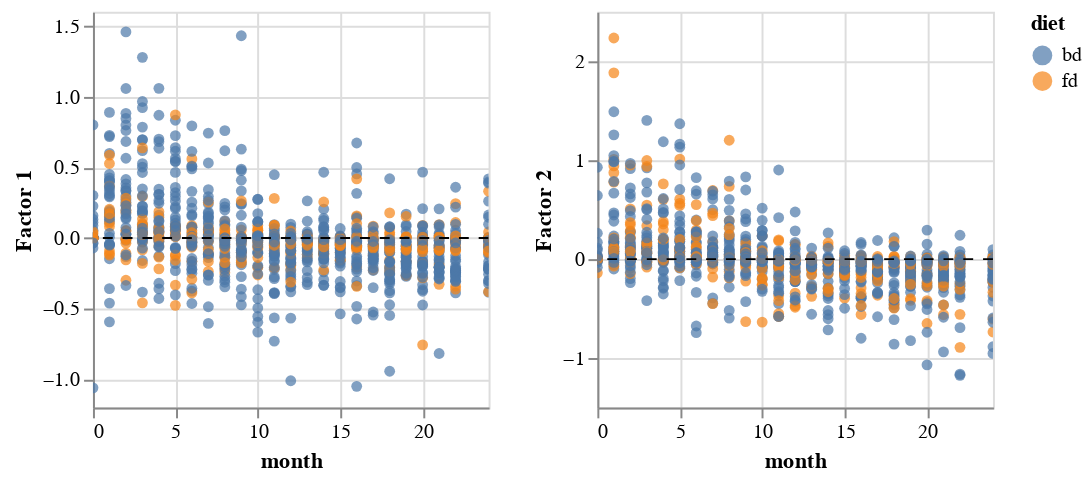

The notebook cell saved with this chart:
### Code cell
plot_factors_covariate_1d(model, covariate="month", color="diet")

### Figure 1 — Vega specification as saved in the notebook (floating-point values rounded to 4 significant figures; data arrays with more than 128 entries replaced by an {"elided": "..."} marker saying what was removed)
{"$schema": "https://vega.github.io/schema/vega/v5.json", "data": [{"name": "param_3_store"}, {"name": "param_4_store"}, {"name": "source_0", "values": {"elided": "1032 records"}}, {"name": "source_1", "values": [{"y": 0}]}, {"name": "source_2", "values": {"elided": "1032 records"}}, {"name": "source_3", "values": [{"y": 0}]}, {"name": "source_0_color_domain_diet_0", "values": [{"diet": "bd"}, {"diet": "fd"}]}, {"name": "source_2_color_domain_diet_1", "values": [{"diet": "bd"}, {"diet": "fd"}]}, {"name": "source_0_concat_0_x_domain_month", "values": [{"min": 0, "max": 24}]}, {"name": "source_2_concat_1_x_domain_month", "values": [{"min": 0, "max": 24}]}], "signals": [{"name": "childWidth", "value": 200}, {"name": "unit", "value": {}, "on": [{"events": "pointermove", "update": "isTuple(group()) ? group() : unit"}]}, {"name": "param_3", "update": "{\"month\": param_3_month, \"Factor 1\": param_3_Factor_1}"}, {"name": "param_3_month"}, {"name": "param_3_Factor_1"}, {"name": "param_4", "update": "{\"month\": param_4_month, \"Factor 2\": param_4_Factor_2}"}, {"name": "param_4_month"}, {"name": "param_4_Factor_2"}], "marks": [{"type": "group", "name": "concat_0_group", "encode": {"update": {"width": {"signal": "childWidth"}, "height": {"signal": "height"}}}, "signals": [{"name": "param_3_month", "on": [{"events": [{"source": "view", "type": "dblclick"}], "update": "null"}, {"events": {"signal": "param_3_translate_delta"}, "update": "panLinear(param_3_translate_anchor.extent_x, -param_3_translate_delta.x / childWidth)"}, {"events": {"signal": "param_3_zoom_delta"}, "update": "zoomLinear(domain(\"concat_0_x\"), param_3_zoom_anchor.x, param_3_zoom_delta)"}], "push": "outer"}, {"name": "param_3_Factor_1", "on": [{"events": [{"source": "view", "type": "dblclick"}], "update": "null"}, {"events": {"signal": "param_3_translate_delta"}, "update": "panLinear(param_3_translate_anchor.extent_y, param_3_translate_delta.y / height)"}, {"events": {"signal": "param_3_zoom_delta"}, "update": "zoomLinear(domain(\"concat_0_y\"), param_3_zoom_anchor.y, param_3_zoom_delta)"}], "push": "outer"}, {"name": "param_3_tuple", "on": [{"events": [{"signal": "param_3_month || param_3_Factor_1"}], "update": "param_3_month && param_3_Factor_1 ? {unit: \"view_3\", fields: param_3_tuple_fields, values: [param_3_month,param_3_Factor_1]} : null"}]}, {"name": "param_3_tuple_fields", "value": [{"field": "month", "channel": "x", "type": "R"}, {"field": "Factor 1", "channel": "y", "type": "R"}]}, {"name": "param_3_translate_anchor", "value": {}, "on": [{"events": [{"source": "scope", "type": "pointerdown"}], "update": "{x: x(unit), y: y(unit), extent_x: domain(\"concat_0_x\"), extent_y: domain(\"concat_0_y\")}"}]}, {"name": "param_3_translate_delta", "value": {}, "on": [{"events": [{"source": "window", "between": [{"source": "scope", "type": "pointerdown"}, {"source": "window", "type": "pointerup"}], "type": "pointermove", "consume": true}], "update": "{x: param_3_translate_anchor.x - x(unit), y: param_3_translate_anchor.y - y(unit)}"}]}, {"name": "param_3_zoom_anchor", "on": [{"events": [{"source": "scope", "type": "wheel", "consume": true}], "update": "{x: invert(\"concat_0_x\", x(unit)), y: invert(\"concat_0_y\", y(unit))}"}]}, {"name": "param_3_zoom_delta", "on": [{"events": [{"source": "scope", "consume": true, "type": "wheel"}], "update": "pow(1.001, event.deltaY * pow(16, event.deltaMode))", "force": true}]}, {"name": "param_3_modify", "on": [{"events": {"signal": "param_3_tuple"}, "update": "modify(\"param_3_store\", param_3_tuple, true)"}]}], "marks": [{"type": "symbol", "name": "view_3_marks", "from": {"data": "source_0"}, "encode": {"update": {"fill": {"field": "diet", "scale": "color"}, "opacity": {"value": 0.7}, "y": {"field": "Factor 1", "scale": "concat_0_y"}, "x": {"field": "month", "scale": "concat_0_x"}}}, "clip": true, "style": ["point"], "interactive": true}, {"type": "rule", "name": "concat_0_layer_1_marks", "from": {"data": "source_1"}, "encode": {"update": {"x": {"field": {"signal": null, "datum": null, "group": "width", "parent": null}}, "strokeDash": {"value": [5, 5]}, "x2": {"value": 0}, "y": {"field": "y", "scale": "concat_0_y"}, "stroke": {"value": "black"}}}, "clip": true, "style": ["rule"], "interactive": false}], "axes": [{"scale": "concat_0_x", "minExtent": 0, "grid": true, "aria": false, "zindex": 0, "domain": false, "maxExtent": 0, "orient": "bottom", "tickCount": {"signal": "ceil(childWidth/40)"}, "ticks": false, "gridScale": "concat_0_y", "labels": false}, {"scale": "concat_0_y", "orient": "left", "gridScale": "concat_0_x", "grid": true, "domain": false, "ticks": false, "aria": false, "maxExtent": 0, "tickCount": {"signal": "ceil(height/40)"}, "minExtent": 0, "zindex": 0, "labels": false}, {"scale": "concat_0_x", "grid": false, "labelFlush": true, "labelOverlap": true, "tickCount": {"signal": "ceil(childWidth/40)"}, "orient": "bottom", "zindex": 0, "title": "month"}, {"scale": "concat_0_y", "zindex": 0, "tickCount": {"signal": "ceil(height/40)"}, "grid": false, "title": "Factor 1", "labelOverlap": true, "orient": "left"}], "style": "cell"}, {"type": "group", "name": "concat_1_group", "encode": {"update": {"width": {"signal": "childWidth"}, "height": {"signal": "height"}}}, "signals": [{"name": "param_4_month", "on": [{"events": [{"source": "view", "type": "dblclick"}], "update": "null"}, {"events": {"signal": "param_4_translate_delta"}, "update": "panLinear(param_4_translate_anchor.extent_x, -param_4_translate_delta.x / childWidth)"}, {"events": {"signal": "param_4_zoom_delta"}, "update": "zoomLinear(domain(\"concat_1_x\"), param_4_zoom_anchor.x, param_4_zoom_delta)"}], "push": "outer"}, {"name": "param_4_Factor_2", "on": [{"events": [{"source": "view", "type": "dblclick"}], "update": "null"}, {"events": {"signal": "param_4_translate_delta"}, "update": "panLinear(param_4_translate_anchor.extent_y, param_4_translate_delta.y / height)"}, {"events": {"signal": "param_4_zoom_delta"}, "update": "zoomLinear(domain(\"concat_1_y\"), param_4_zoom_anchor.y, param_4_zoom_delta)"}], "push": "outer"}, {"name": "param_4_tuple", "on": [{"events": [{"signal": "param_4_month || param_4_Factor_2"}], "update": "param_4_month && param_4_Factor_2 ? {unit: \"view_4\", fields: param_4_tuple_fields, values: [param_4_month,param_4_Factor_2]} : null"}]}, {"name": "param_4_tuple_fields", "value": [{"field": "month", "channel": "x", "type": "R"}, {"field": "Factor 2", "channel": "y", "type": "R"}]}, {"name": "param_4_translate_anchor", "value": {}, "on": [{"events": [{"source": "scope", "type": "pointerdown"}], "update": "{x: x(unit), y: y(unit), extent_x: domain(\"concat_1_x\"), extent_y: domain(\"concat_1_y\")}"}]}, {"name": "param_4_translate_delta", "value": {}, "on": [{"events": [{"source": "window", "between": [{"source": "scope", "type": "pointerdown"}, {"source": "window", "type": "pointerup"}], "consume": true, "type": "pointermove"}], "update": "{x: param_4_translate_anchor.x - x(unit), y: param_4_translate_anchor.y - y(unit)}"}]}, {"name": "param_4_zoom_anchor", "on": [{"events": [{"source": "scope", "consume": true, "type": "wheel"}], "update": "{x: invert(\"concat_1_x\", x(unit)), y: invert(\"concat_1_y\", y(unit))}"}]}, {"name": "param_4_zoom_delta", "on": [{"events": [{"source": "scope", "consume": true, "type": "wheel"}], "update": "pow(1.001, event.deltaY * pow(16, event.deltaMode))", "force": true}]}, {"name": "param_4_modify", "on": [{"events": {"signal": "param_4_tuple"}, "update": "modify(\"param_4_store\", param_4_tuple, true)"}]}], "marks": [{"type": "symbol", "name": "view_4_marks", "from": {"data": "source_2"}, "encode": {"update": {"x": {"field": "month", "scale": "concat_1_x"}, "y": {"field": "Factor 2", "scale": "concat_1_y"}, "fill": {"field": "diet", "scale": "color"}, "opacity": {"value": 0.7}}}, "style": ["point"], "interactive": true, "clip": true}, {"type": "rule", "name": "concat_1_layer_1_marks", "from": {"data": "source_3"}, "encode": {"update": {"stroke": {"value": "black"}, "x2": {"value": 0}, "x": {"field": {"signal": null, "datum": null, "group": "width", "parent": null}}, "y": {"field": "y", "scale": "concat_1_y"}, "strokeDash": {"value": [5, 5]}}}, "clip": true, "interactive": false, "style": ["rule"]}], "axes": [{"scale": "concat_1_x", "labels": false, "tickCount": {"signal": "ceil(childWidth/40)"}, "ticks": false, "aria": false, "grid": true, "minExtent": 0, "orient": "bottom", "zindex": 0, "domain": false, "maxExtent": 0, "gridScale": "concat_1_y"}, {"scale": "concat_1_y", "ticks": false, "gridScale": "concat_1_x", "aria": false, "tickCount": {"signal": "ceil(height/40)"}, "orient": "left", "domain": false, "minExtent": 0, "zindex": 0, "maxExtent": 0, "labels": false, "grid": true}, {"scale": "concat_1_x", "labelFlush": true, "orient": "bottom", "grid": false, "labelOverlap": true, "title": "month", "tickCount": {"signal": "ceil(childWidth/40)"}, "zindex": 0}, {"scale": "concat_1_y", "orient": "left", "tickCount": {"signal": "ceil(height/40)"}, "grid": false, "labelOverlap": true, "zindex": 0, "title": "Factor 2"}], "style": "cell"}], "scales": [{"name": "color", "type": "ordinal", "domain": {"fields": [{"data": "source_0_color_domain_diet_0", "field": "diet"}, {"data": "source_2_color_domain_diet_1", "field": "diet"}], "sort": true}, "range": "category"}, {"name": "concat_0_x", "type": "linear", "domain": [{"signal": "(data(\"source_0_concat_0_x_domain_month\")[0] || {}).min"}, {"signal": "(data(\"source_0_concat_0_x_domain_month\")[0] || {}).max"}], "range": [0, {"signal": "childWidth"}], "nice": true, "zero": true, "domainRaw": {"signal": "param_3[\"month\"]"}}, {"name": "concat_0_y", "type": "linear", "domain": {"fields": [{"data": "source_0", "field": "Factor 1"}, {"data": "source_1", "field": "y"}]}, "range": [{"signal": "height"}, 0], "zero": true, "domainRaw": {"signal": "param_3[\"Factor 1\"]"}, "nice": true}, {"name": "concat_1_x", "type": "linear", "domain": [{"signal": "(data(\"source_2_concat_1_x_domain_month\")[0] || {}).min"}, {"signal": "(data(\"source_2_concat_1_x_domain_month\")[0] || {}).max"}], "range": [0, {"signal": "childWidth"}], "zero": true, "nice": true, "domainRaw": {"signal": "param_4[\"month\"]"}}, {"name": "concat_1_y", "type": "linear", "domain": {"fields": [{"data": "source_2", "field": "Factor 2"}, {"data": "source_3", "field": "y"}]}, "range": [{"signal": "height"}, 0], "domainRaw": {"signal": "param_4[\"Factor 2\"]"}, "zero": true, "nice": true}], "background": "white", "layout": {"padding": 20, "bounds": "full", "align": "each"}, "legends": [{"title": "diet", "fill": "color", "symbolType": "circle", "encode": {"symbols": {"update": {"opacity": {"value": 0.7}}}}}], "padding": 5, "height": 200}
